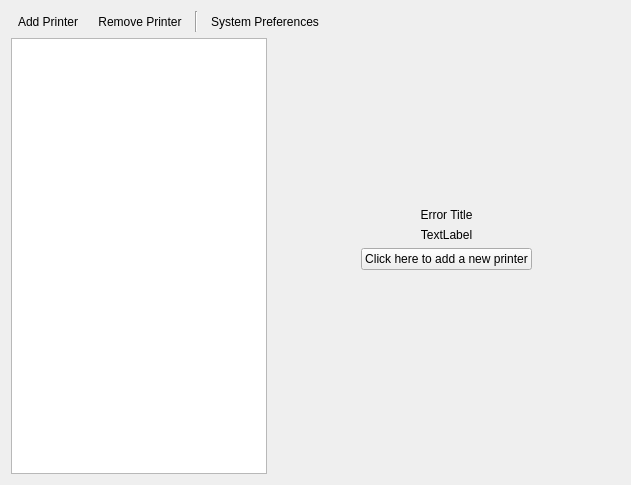
<?xml version="1.0" encoding="UTF-8"?>
<ui version="4.0">
 <class>PrintKCM</class>
 <widget class="QWidget" name="PrintKCM">
  <property name="geometry">
   <rect>
    <x>0</x>
    <y>0</y>
    <width>631</width>
    <height>485</height>
   </rect>
  </property>
  <layout class="QGridLayout" name="gridLayout">
   <item row="0" column="0">
    <layout class="QHBoxLayout" name="horizontalLayout_5">
     <item>
      <widget class="QToolButton" name="addTB">
       <property name="text">
        <string>Add Printer</string>
       </property>
       <property name="toolButtonStyle">
        <enum>Qt::ToolButtonTextUnderIcon</enum>
       </property>
       <property name="popupMode">
        <enum>QToolButton::InstantPopup</enum>
       </property>
       <property name="autoRaise">
        <bool>true</bool>
       </property>
      </widget>
     </item>
     <item>
      <widget class="QToolButton" name="removeTB">
       <property name="text">
        <string>Remove Printer</string>
       </property>
       <property name="toolButtonStyle">
        <enum>Qt::ToolButtonTextUnderIcon</enum>
       </property>
       <property name="autoRaise">
        <bool>true</bool>
       </property>
      </widget>
     </item>
     <item>
      <widget class="Line" name="lineTB">
       <property name="orientation">
        <enum>Qt::Vertical</enum>
       </property>
      </widget>
     </item>
     <item>
      <widget class="QToolButton" name="systemPreferencesTB">
       <property name="text">
        <string>System Preferences</string>
       </property>
       <property name="popupMode">
        <enum>QToolButton::InstantPopup</enum>
       </property>
       <property name="toolButtonStyle">
        <enum>Qt::ToolButtonTextUnderIcon</enum>
       </property>
       <property name="autoRaise">
        <bool>true</bool>
       </property>
      </widget>
     </item>
     <item>
      <spacer name="horizontalSpacer">
       <property name="orientation">
        <enum>Qt::Horizontal</enum>
       </property>
       <property name="sizeHint" stdset="0">
        <size>
         <width>40</width>
         <height>20</height>
        </size>
       </property>
      </spacer>
     </item>
    </layout>
   </item>
   <item row="1" column="0">
    <layout class="QHBoxLayout" name="horizontalLayout_6">
     <item>
      <widget class="QTreeView" name="printersTV">
       <property name="sizePolicy">
        <sizepolicy hsizetype="Minimum" vsizetype="Expanding">
         <horstretch>0</horstretch>
         <verstretch>0</verstretch>
        </sizepolicy>
       </property>
       <property name="minimumSize">
        <size>
         <width>0</width>
         <height>0</height>
        </size>
       </property>
       <property name="showDropIndicator" stdset="0">
        <bool>false</bool>
       </property>
       <property name="alternatingRowColors">
        <bool>true</bool>
       </property>
       <property name="rootIsDecorated">
        <bool>false</bool>
       </property>
       <property name="itemsExpandable">
        <bool>false</bool>
       </property>
       <property name="expandsOnDoubleClick">
        <bool>false</bool>
       </property>
      </widget>
     </item>
     <item>
      <widget class="QStackedWidget" name="stackedWidget">
       <property name="currentIndex">
        <number>1</number>
       </property>
       <widget class="QWidget" name="descriptionPage">
        <layout class="QGridLayout" name="gridLayout_4">
         <property name="margin">
          <number>0</number>
         </property>
         <item row="0" column="0">
          <widget class="QScrollArea" name="scrollArea">
           <property name="frameShape">
            <enum>QFrame::NoFrame</enum>
           </property>
           <property name="widgetResizable">
            <bool>true</bool>
           </property>
           <widget class="QWidget" name="scrollAreaWidgetContents">
            <property name="geometry">
             <rect>
              <x>0</x>
              <y>0</y>
              <width>100</width>
              <height>30</height>
             </rect>
            </property>
            <layout class="QGridLayout" name="gridLayout_5">
             <property name="margin">
              <number>0</number>
             </property>
             <item row="0" column="0">
              <widget class="PrinterDescription" name="printerDesc" native="true"/>
             </item>
            </layout>
           </widget>
          </widget>
         </item>
        </layout>
       </widget>
       <widget class="QWidget" name="errorPage">
        <layout class="QGridLayout" name="gridLayout_3">
         <item row="1" column="2">
          <spacer name="horizontalSpacer_3">
           <property name="orientation">
            <enum>Qt::Horizontal</enum>
           </property>
           <property name="sizeHint" stdset="0">
            <size>
             <width>40</width>
             <height>20</height>
            </size>
           </property>
          </spacer>
         </item>
         <item row="2" column="1">
          <spacer name="verticalSpacer">
           <property name="orientation">
            <enum>Qt::Vertical</enum>
           </property>
           <property name="sizeHint" stdset="0">
            <size>
             <width>20</width>
             <height>40</height>
            </size>
           </property>
          </spacer>
         </item>
         <item row="0" column="0" colspan="3">
          <layout class="QGridLayout" name="gridLayout_2">
           <item row="1" column="0">
            <widget class="QLabel" name="hugeIcon">
             <property name="text">
              <string/>
             </property>
             <property name="alignment">
              <set>Qt::AlignCenter</set>
             </property>
            </widget>
           </item>
           <item row="3" column="0">
            <widget class="QLabel" name="errorComment">
             <property name="text">
              <string>TextLabel</string>
             </property>
             <property name="alignment">
              <set>Qt::AlignCenter</set>
             </property>
            </widget>
           </item>
           <item row="2" column="0">
            <widget class="QLabel" name="errorText">
             <property name="text">
              <string>Error Title</string>
             </property>
             <property name="alignment">
              <set>Qt::AlignCenter</set>
             </property>
            </widget>
           </item>
           <item row="0" column="0">
            <spacer name="verticalSpacer_2">
             <property name="orientation">
              <enum>Qt::Vertical</enum>
             </property>
             <property name="sizeHint" stdset="0">
              <size>
               <width>20</width>
               <height>40</height>
              </size>
             </property>
            </spacer>
           </item>
          </layout>
         </item>
         <item row="1" column="1">
          <widget class="QPushButton" name="addPrinterBtn">
           <property name="text">
            <string>Click here to add a new printer</string>
           </property>
          </widget>
         </item>
         <item row="1" column="0">
          <spacer name="horizontalSpacer_2">
           <property name="orientation">
            <enum>Qt::Horizontal</enum>
           </property>
           <property name="sizeHint" stdset="0">
            <size>
             <width>40</width>
             <height>20</height>
            </size>
           </property>
          </spacer>
         </item>
        </layout>
       </widget>
      </widget>
     </item>
    </layout>
   </item>
  </layout>
 </widget>
 <customwidgets>
  <customwidget>
   <class>PrinterDescription</class>
   <extends>QWidget</extends>
   <header location="global">PrinterDescription.h</header>
   <container>1</container>
  </customwidget>
 </customwidgets>
 <resources/>
 <connections/>
</ui>
